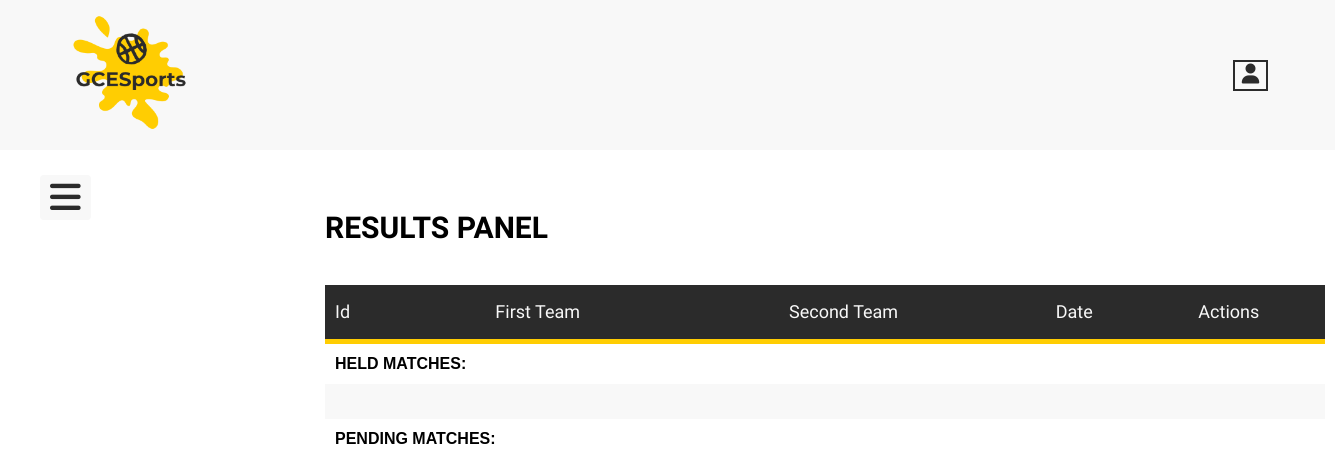
Page /main/admin/results/index.php on the earlier database version.
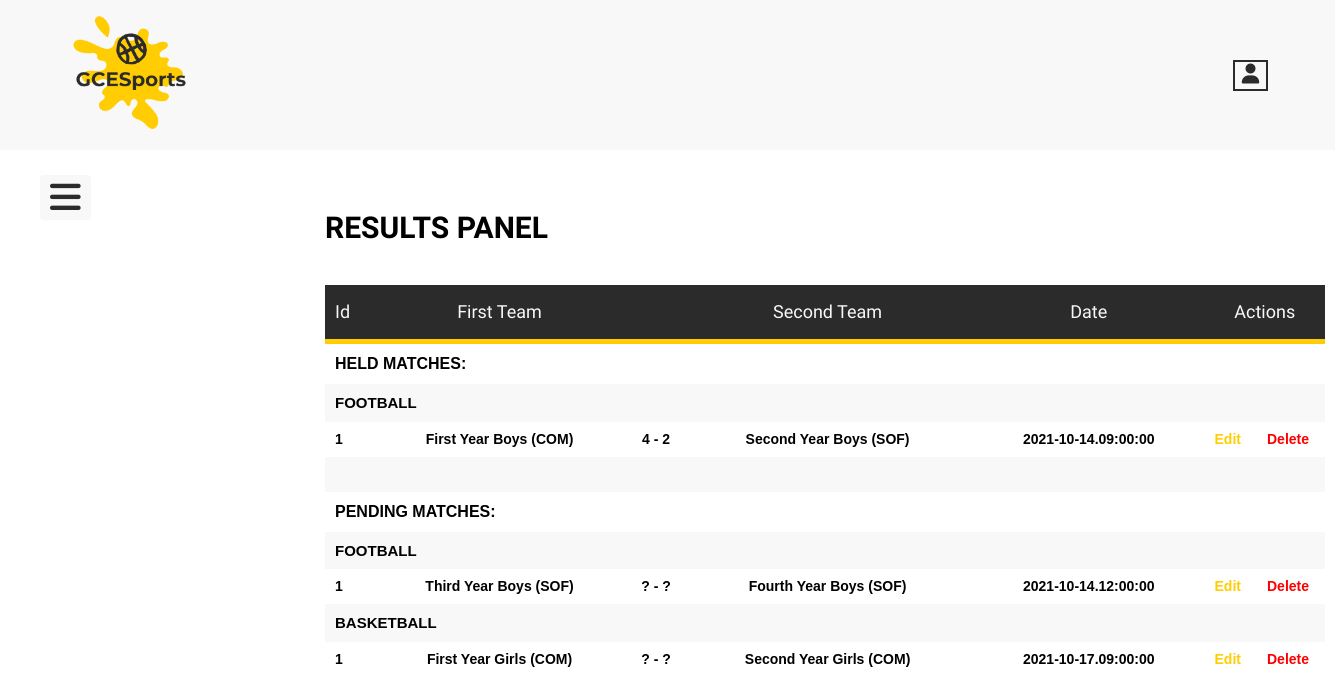
Same page on the later database version.
### tables this page shows
CREATE TABLE `resultspanel` (
  `id` int(255) NOT NULL,
  `sports` varchar(255) NOT NULL,
  `gender` varchar(255) NOT NULL,
  `firstname` varchar(255) NOT NULL,
  `firstfaculty` varchar(255) NOT NULL,
  `firstscore` varchar(255) NOT NULL,
  `secondname` varchar(255) NOT NULL,
  `secondfaculty` varchar(255) NOT NULL,
  `secondscore` varchar(255) NOT NULL,
  `date` date NOT NULL,
  `time` time NOT NULL,
  `title` varchar(255) NOT NULL,
  `info` text NOT NULL
);

### main/controllers/resultspanel.php (called while the page is built, shortened)
<?php
include(ROOT_PATH . '/main/database/db.php');
$prestable = 'resultspanel';
$results = selectAll($prestable);
?>

### main/database/db.php (called while the page is built, shortened)
<?php
require('connect.php');
function selectAll($table, $conditions = [])
{
    global $conn;
    $sql = "SELECT * FROM $table";
    if(empty($conditions)) {
        $stmt = $conn->prepare($sql);
        $stmt->execute();
        $records = $stmt->get_result()->fetch_all(MYSQLI_ASSOC);
        return $records;
    }
}

### main/admin/results/index.php (the view, shortened to what the changed rows need)
<?php
include(ROOT_PATH . '/main/controllers/resultspanel.php');
?>
<!DOCTYPE html>
<html lang="en">
<head>
    <link rel="stylesheet" href="../css/panelheader.css?v=<?php echo time(); ?>" />
    <link rel="stylesheet" href="../css/resultspanel.css?v=<?php echo time(); ?>" />
</head>
<body>
    <section class="results-panel-table">
        <h1>Results Panel</h1>
        <table>
            <thead>
                <th>Id</th>
                <th>First Team</th>
                <th></th>
                <th>Second Team</th>
                <th>Date</>
                <th colspan="2">Actions</th>
            </thead>
            <tbody>
                <?php $typesof = array(
                    'football', 'basketball', 'volleyball', 'cricket'
                );
                ?>
                <?php for ($i = 0; $i < 4; $i++) : ?>
                    <?php $counter = 1; ?>
                    <?php foreach ($results as $key => $result) : ?>
                        <?php if ($result['sports'] === $typesof[$i] && $result['firstscore'] <> '?' && $result['secondscore'] <> '?') : ?>
                            <tr>
                                <td style="text-transform: uppercase; font-size:15px;" colspan="8">
                                    <?php
                                    echo $result['sports'];
                                    break;
                                    ?>
                        <?php endif; ?>
                    <?php endforeach; ?>
                    <?php foreach ($results as $key => $result) : ?>
                        <?php if ($result['sports'] === $typesof[$i] && $result['firstscore'] <> '?' && $result['secondscore'] <> '?') : ?>
                            <tr>
                                <td><?php echo $counter; ?></td>
                                <td style="text-transform: capitalize;"><?php echo $result['firstname'] . ' ' . $result['gender'] . ' (' . $result['firstfaculty'] . ')'; ?></td>
                                <td><?php echo $result['firstscore'] . ' - ' . $result['secondscore']; ?></td>
                                <td style="text-transform: capitalize;"><?php echo $result['secondname']  . ' ' . $result['gender'] . ' (' . $result['secondfaculty'] . ')'; ?></td>
                                <td><?php echo $result['date'] . '.' . $result['time']; ?></td>
                                <td><a href="./edit.php?id=<?php echo $result['id']; ?>" style="color: #ffcd02;">Edit</a></td>
                                <td><a href="./index.php?del_id=<?php echo $result['id']; ?>" style="color: red;">Delete</a></td>
                            </tr>
                            <?php $counter++; ?>
                        <?php endif; ?>
                    <?php endforeach; ?>
                <?php endfor; ?>
                <tr>
                </tr>
                <tr>
                </tr>
                <?php for ($i = 0; $i < 4; $i++) : ?>
                    <?php $counter = 1; ?>
                    <tr>
                        <?php foreach ($results as $key => $result) : ?>
                            <?php if ($result['sports'] === $typesof[$i] && $result['firstscore'] === '?' && $result['firstscore'] === '?') : ?>
                                <td style="text-transform: uppercase; font-size:15px;" colspan="8">
                                    <?php
                                    echo $result['sports'];
                                    break;
                                    ?>
                            <?php endif; ?>
                        <?php endforeach; ?>
                    </tr>
                    <?php foreach ($results as $key => $result) : ?>
                        <?php if ($result['sports'] === $typesof[$i] && $result['firstscore'] === '?' && $result['firstscore'] === '?') : ?>
                            <tr>
                                <td><?php echo $counter; ?></td>
                                <td style="text-transform: capitalize;"><?php echo $result['firstname'] . ' ' . $result['gender'] . ' (' . $result['firstfaculty'] . ')'; ?></td>
                                <td><?php echo $result['firstscore'] . ' - ' . $result['secondscore']; ?></td>
                                <td style="text-transform: capitalize;"><?php echo $result['secondname']  . ' ' . $result['gender'] . ' (' . $result['secondfaculty'] . ')'; ?></td>
                                <td><?php echo $result['date'] . '.' . $result['time']; ?></td>
                                <td><a href="./edit.php?id=<?php echo $result['id']; ?>" style="color: #ffcd02;">Edit</a></td>
                                <td><a href="./index.php?del_id=<?php echo $result['id']; ?>" style="color: red;">Delete</a></td>
                            </tr>
                            <?php $counter++; ?>
                        <?php endif; ?>
                    <?php endforeach; ?>
                <?php endfor; ?>
            </tbody>
        </table>
    </section>
</body>
</html>

Differences in the rows shown:
added resultspanel: sports "FOOTBALL", firstname "First Year", gender "Boys", firstfaculty "COM", firstscore "4", secondscore "2", secondname "Second Year", secondfaculty "SOF", date "2021-10-14", time "09:00:00"
added resultspanel: sports "FOOTBALL", firstname "Third Year", gender "Boys", firstfaculty "SOF", firstscore "?", secondscore "?", secondname "Fourth Year", secondfaculty "SOF", date "2021-10-14", time "12:00:00"
added resultspanel: sports "BASKETBALL", firstname "First Year", gender "Girls", firstfaculty "COM", firstscore "?", secondscore "?", secondname "Second Year", secondfaculty "COM", date "2021-10-17", time "09:00:00"
